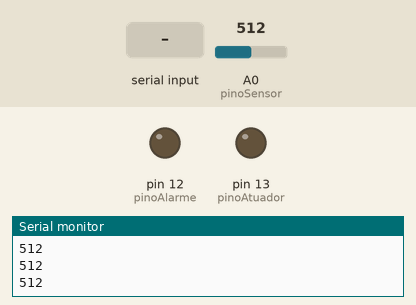
The sketch below on a simulated Arduino Uno, built with avr-gcc and run on an emulated ATmega328P. Parts: output pins drawn as LEDs (lit = HIGH), the last lines printed to the serial monitor. The test bench sets the inputs (shaded band); at power-on: A0 (pinoSensor) = 512.

Above: at 1.2 s.
1.3 s: "0\n" received over Serial
At 2.4 s:
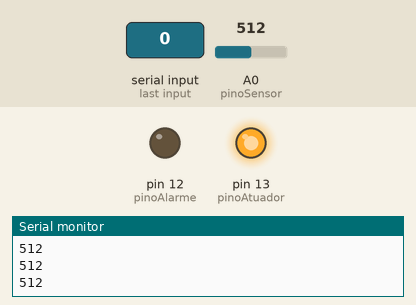
3.0 s: "1\n" received over Serial
At 3.5 s:
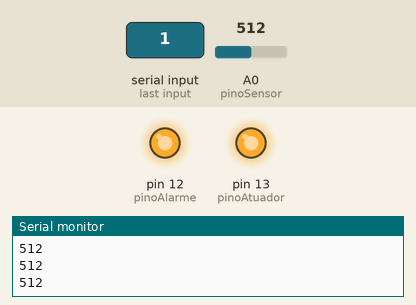
Timing chart, 0 to 6.0 s (numbered marks = the images above; inputs shaded):
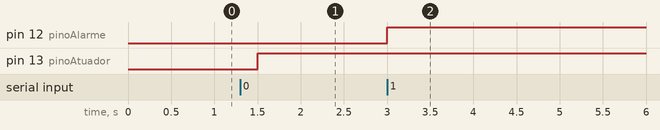

Measured:
- after the input at 1.3 s, pin 13 (pinoAtuador): LOW → HIGH after 0.20 s
- after the input at 3.0 s, pin 12 (pinoAlarme): LOW → HIGH at once

The sketch:

main.ino
```cpp
/*

Projeto 1 - Termostato
IE327Q - 2 Semestre 2017

Professor Dr. Fabiano Fruett

Alunos:  Euclides
         Mathias
         Talles

*/

/* Pinos a serem utilizados no projeto */
#define pinoSensor 0
#define pinoAlarme 12
#define pinoAtuador 13

void setup()
{
  /* Inicializa comunicacao serial a 9600 bps */
  Serial.begin(9600);

  /* Configura pinos do alarme e atuador(aquecedor) como saida */
  pinMode(pinoAlarme, OUTPUT);
  pinMode(pinoAtuador, OUTPUT);
}

/* Rotina que realiza a leitura dos dados via serial */
String leSerial()
{
  /* Variavel que armazena recepçao da comunicaçao serial */
  String leitura = "";
  /* Variavel auxiliar para leitura serial */
  char caracter;

  /* Ha dados a serem recepcionados? */
  while(Serial.available() > 0)
  {
    /* Armazena o valor caso seja diferente de '\n' */
    caracter = Serial.read();
    if (caracter != '\n')
      leitura.concat(caracter);
  }

  /* Retorna a string lida via serial */
  return leitura;
}

void loop() {

  /* Inicializa variavel auxiliar de leitura serial */
  String leituraSerial = "";

  /* Amostra o canal do termistor */
  int leituraTermistor = analogRead(pinoSensor);

  /* Envia valor amostrado via serial */
  Serial.println(leituraTermistor);

  /* Ha dados a serem recepcionados? */
  if (Serial.available() > 0)
  {
    /* Realiza a leitura serial */
    leituraSerial = leSerial();

    /* Se o primeiro caracter do pacote recebido for 0, desliga o alarme. Caso contrario o liga */
    (leituraSerial.charAt(0)=='0') ? (digitalWrite(pinoAlarme, LOW)) : (digitalWrite(pinoAlarme, HIGH));
    /* Se o segundo caracter do pacote recebido for 0, desliga o atuador. Caso contrario o liga */
    (leituraSerial.charAt(1)=='0') ? (digitalWrite(pinoAtuador, LOW)) : (digitalWrite(pinoAtuador, HIGH));
  }

  /* Espera intervado de 500ms */
  delay(500);
}
```
